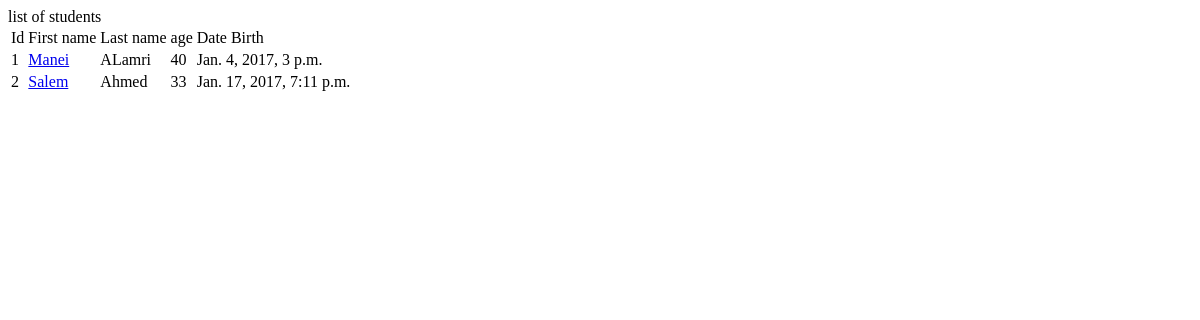
The page /student/ on the database as committed earlier.
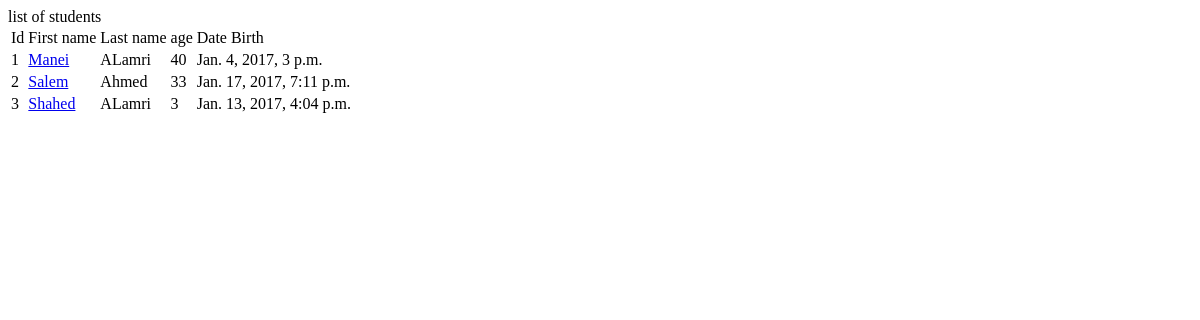
The same page on the database as committed later.
### sellingportal/models.py (models this page shows, shortened)
class Student(models.Model):
    first_name = models.CharField(max_length=15)
    last_name = models.CharField(max_length=15)
    age=models.IntegerField(default=15)
    date_birth=models.DateTimeField()

### sellingportal/views.py (the view)
# urls.py: url(r'^student/$',Student,name='student'),
def Student(request):
    students=models.Student.objects.all()
    context ={
        'students':students
    }
    return render(request, 'students.html', context)

### sellingportal/templates/students.html (shortened to what this page needs)
<!DOCTYPE html>
<html lang="en">
<head>
</head>
<body>
<table>
    <tr>
        <td>
            Id
        </td>
        <td>
            First name
        </td>
        <td>
            Last name
        </td>
        <td>
            age
        </td>
        <td>
            Date Birth
        </td>
    </tr>
<h>list of students</h>
{% for student in students %}
    <tr>
        <td>
            {{student.id}}
        </td>
        <td>
            <a href="/degree/{{student.id}}"> {{student.first_name}} </a>
        </td>
        <td>
            {{student.last_name}}
        </td>
        <td>
            {{student.age}}
        </td>
        <td>
            {{student.date_birth}}
        </td>
    </tr>
{%endfor%}
    </table>
</body>
</html>

Rows that differ between the two databases and show on the page:
added Student: id "3", first_name "Shahed", last_name "ALamri", age "3", date_birth "Jan. 13, 2017, 4:04 p.m."
